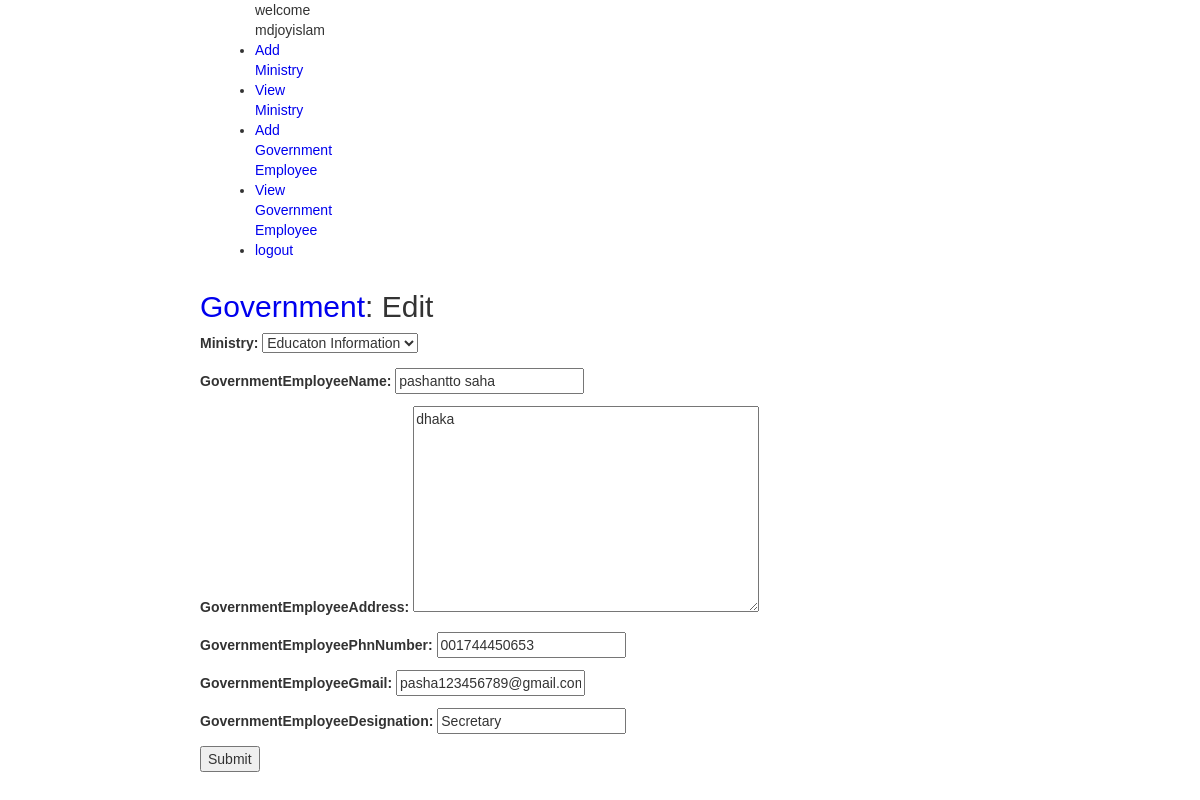
Page /Crud/editGovernment/1 (signed in) on the committed database.
### Crud/models.py (models this page shows, shortened)
class GovernmentEmployee(models.Model):
    user = models.ForeignKey(settings.AUTH_USER_MODEL, on_delete=models.CASCADE)
    ministry = models.ForeignKey(Ministry, on_delete=models.CASCADE)
    GovernmentEmployeeName = models.CharField(max_length=100)
    GovernmentEmployeeAddress = models.TextField()
    GovernmentEmployeePhnNumber = models.CharField(max_length=15)
    GovernmentEmployeeGmail = models.EmailField()
    GovernmentEmployeeDesignation = models.CharField(max_length=100)
    class Meta:
        db_table = "govermentemployee"

### Crud/views.py (the view)
# urls.py: path('editGovernment/<int:pk>', views.GovernmentEmployee_update, name='GovernmentEmployee_edit'),
@login_required
def GovernmentEmployee_update(request, pk, template_name='Crud/GovernmentEmployeeInsert.html'):
    if request.user.is_superuser:
        government= get_object_or_404(GovernmentEmployee, pk=pk)
    else:
        government= get_object_or_404(GovernmentEmployee, pk=pk, user=request.user)
    form = GovernmentEmployeeForm(request.POST or None, instance=government)
    if form.is_valid():
        form.save()
        return redirect('Crud:GovernmentEmployee_list')
    return render(request, template_name, {'form':form})

### Crud/views.py
class GovernmentEmployeeForm(ModelForm):
    class Meta:
        model = GovernmentEmployee
        fields = ['ministry', 'GovernmentEmployeeName','GovernmentEmployeeAddress','GovernmentEmployeePhnNumber','GovernmentEmployeeGmail',
                  'GovernmentEmployeeDesignation']

### Crud/models.py (called while the page is built)
    def __str__(self):
        return self.MinistryName

### Crud/templates/Crud/GovernmentEmployeeInsert.html
{% include "Crud/SuperAdminNavbar.html" %}
{% block content %}
<h2><a href="{% url 'Crud:GovernmentEmployee_list' %}">Government</a>: Edit</h2>
<form method="post">{% csrf_token %}
    {{ form.as_p }}
    <input type="submit" value="Submit" />
</form>
{% endblock %}

### Crud/templates/Crud/SuperAdminNavbar.html (shortened to what this page needs)
<!DOCTYPE html>
<html lang="en">
<head>
<link rel="stylesheet"
href="https://maxcdn.bootstrapcdn.com/bootstrap/3.3.7/css/bootstrap.min.css">
{% load static %}
<link rel="stylesheet" href="{% static 'Crud/css/style.css' %}">
</head>
<body>
{% load static %}
<div class="container-fluid">
<div class="row">
<div class="col-sm-2">
{% block sidebar %}
<ul class="sidebar-nav">
welcome {{user.username}}
  <li><a href="{% url 'Crud:Ministry_new'%}">Add Ministry</a></li>
<li><a href="{% url 'Crud:Ministry_list'%}">View Ministry</a></li>
  <li><a href="{% url 'Crud:GovernmentEmployee_new'%}">Add Government Employee</a></li>
<li><a href="{% url 'Crud:GovernmentEmployee_list'%}">View Government Employee</a></li>
<li><a href="{% url 'Crud:logout'%}">logout</a></li>
</ul>
{% endblock %}
</div>
</div>
</div>
</body>
</html>

### Crud/static/Crud/css/style.css (style rules this page uses)
body { font-family: Arial, Helvetica, sans-serif; width:800px; margin:auto; }
a { color:#0000EE; text-decoration:none; }

### rows in the picture
GovernmentEmployee: ministry "Educaton Information", GovernmentEmployeeName "pashantto saha", GovernmentEmployeeAddress "dhaka", GovernmentEmployeePhnNumber "001744450653", GovernmentEmployeeGmail "pasha123456789@gmail.com", GovernmentEmployeeDesignation "Secretary"

### other values in the picture
{{ user.username }} "mdjoyislam"
